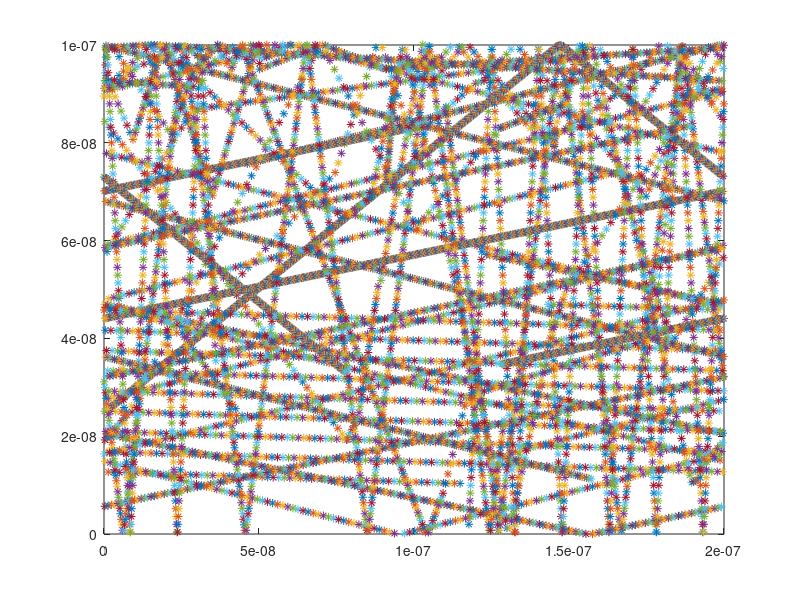

The MATLAB source for this figure:
L=200e-9;
W=100e-9;
n=10; %change
nsteps =1000; %change


ang=randn(1,n)*2*pi;

pscat=0.05;

m0=9.109e-31;
mn=0.26*m0;
T=300;
k=1.38e-23;
tau=0.2e-9; %sec
 
vth = sqrt(2*k*T/mn)
% d=tau*vf; 
% (d=mean free path)
% is fermi velocity the same as thermal velocity? if not, are they related? 

x=rand(1,n)*L;
y=rand(1,n)*W;

vx=vth*rand(1,n).*cos(ang);
vy=vth*rand(1,n).*sin(ang);

dt=(L/vth)/100;

for i=1:nsteps

    xp=x;
    yp=y;

    dx=vx*dt;
    dy=vy*dt;

    x=x+dx;
    y=y+dy;

    xpath=abs(x-xp); %xpath calc before bounday adjustment
    
    %scattering
    if (pscat > rand())
        q=round(rand())*n;
        if (q==0)
            q=1;
        end
        vx(q)=vth*rand();
        vy(q)=vth*rand();
    end
    
    %periodic boundaries for walls
     for a=1:n
        if (x(a)>L)
            x(a)=x(a)-L;
        elseif x(a)<0
            x(a) = x(a)+L;
        end
    %specular boundaries for ceiling and floor
        if y(a)>=W
            vy(a) = -vy(a);
         elseif y(a)<=0
            vy(a) = -vy(a);
        end
     end

 

     

    ypath=abs(y-yp); %ypath calc after boundary adjustment

    

    path = sqrt(xpath.*xpath + ypath.*ypath);

    

    plot(x,y,'*')
    hold on
    xlim([0 L])

    ylim([0 W])

    pause(0.01);

        

end

 

meanfreepath = mean(path)

Temp = abs(mean(vx)+mean(vy))*mn/(2*k) %why doesn't this work?

